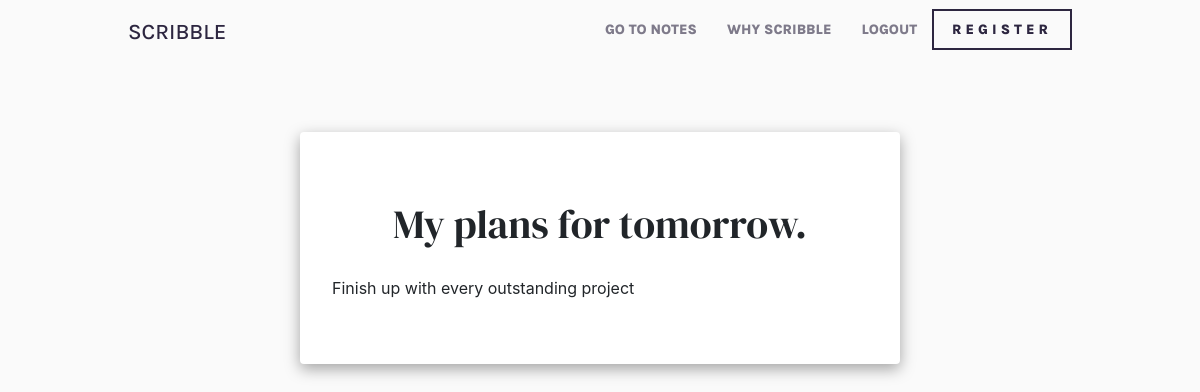
/note/detail/4/ (signed in), run on the app's committed database.
### noteapp/models.py (models this page shows)
class Note(models.Model):
    user = models.ForeignKey(User, on_delete=models.CASCADE, null=True, blank=True)
    title = models.CharField(max_length=200,)
    content = models.TextField(null=True, blank=True)
    complete = models.BooleanField(default=False)
    created = models.DateTimeField(auto_now_add=True)
    def __str__(self):
        return self.title
    class Meta:
        ordering = ['complete']

### noteapp/views.py (the view)
# urls.py: path('note/detail/<int:pk>/', NoteDetail.as_view(), name='note'),
class NoteDetail(LoginRequiredMixin, DetailView):
    model = Note
    context_object_name = 'note'
    template_name = 'noteapp/note_detail.html'

### templates/noteapp/note_detail.html
{% extends 'index.html' %}
{% load crispy_forms_tags %}
{% block content %}
<div class="card-container">
    <div class="card-box">
        <h1>{{note}}</h1>
        <p>{{note.content}}</p>
</div>
</div>
{% endblock %}

### static/css/main.css (style rules this page uses)
:root { --dark_violet: hsl(256, 26%, 20%); --grayish_blue: hsl(216, 30%, 68%); --very_dark_violet: hsl(270, 9%, 17%); --dark_grayish_violet: hsl(273, 4%, 51%); --very_light_gray: hsl(0, 0%, 98%); --body_fonts: 'Karla', sans-serif; --headings_fonts: 'DM Serif Display', serif; }
* { margin: 0; padding: 0; box-sizing: border-box; }
html { scroll-behavior: smooth; }
body { background-color: var(--very_light_gray); }
.card-container { display: flex; justify-content: center; width: 100vw; height: auto; margin: 5% 0; }
.card-box { background-color: #fff; border-radius: 4px; padding: 3rem 2rem; width: 50%; box-shadow: 0px 5px 15px 0px rgba(0, 0, 0, 0.35); }
.card-box h1 { font-family: var(--headings_fonts); text-align: center; padding: 20px 0; }

### data on the page
Note: title "My plans for tomorrow.", content "Finish up with every outstanding project"
